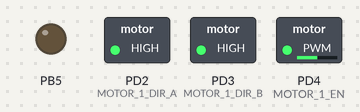
A program run on a simulated ATmega32, built with avr-gcc and emulated at 16 MHz. Shown: switched loads named in the program (green lamp = pin HIGH), output pins drawn as LEDs (lit = HIGH).

Above: at 0.05 s.
At 6.0 s:
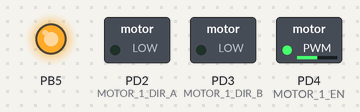
Timing chart, 0 to 7.0 s (numbered marks = the images above):
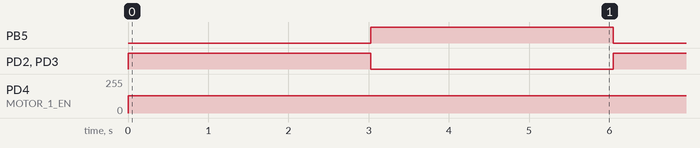

Measured:
- by itself, PB5, PD2 (MOTOR_1_DIR_A), PD3 (MOTOR_1_DIR_B): alternates HIGH for 3.0 s and LOW for 3.0 s
- by itself, PD4 (MOTOR_1_EN): 0/255 → 128/255 at 0.00 s

The program:

main.c
```c
/*
 * main.c
 *
 * Created: 2/20/2019 6:29:09 PM
 *  Author: AVE-LAP-016
 */
/*
 * Avelabs_Project.c
 *
 * Created: 2/13/2019 10:53:23 AM
 * Author : AVE-LAP-016
 */

#define F_CPU 16000000u

#include "includes/types.h"
#include "includes/bitwiseOperations.h"
#include "includes/DIO.h"
#include "includes/timer.h"
#include "includes/motor.h"
//#include <avr/interrupt.h>
uint8 motor_dir = CLOCKWISE ;

int main(void)
{
	timer0_init(CTC_MODE,256,SET_MODE);
	DIO_SetPinDirection(PINB5,OUTPUT);
	DIO_WritePin(PINB5,ON);
	init_DC_Motor_1(PHASE_PWM_MODE);
   //init_DC_Motor_1(FAST_PWM_MODE);
   //init_DC_Motor_2(PHASE_PWM_MODE);
   //init_DC_Motor_2(FAST_PWM_MODE);


	while (1)
	{
        DIO_WritePin(PINB5,OFF);
        stop_motor_1();
        timer0_delay_ms(3000);
        change_motor_1_dir();
		DIO_WritePin(PINB5,ON);
	    timer0_delay_ms(3000);

	}
	return 0 ;
}
```

motor.c
```c
/*
 * motor.c
 *
 * Created: 2/21/2019 11:34:29 AM
 *  Author: AVE-LAP-016
 */
#include "../includes/motor.h"
void init_DC_Motor_1(uint8 pwm_mode)
{
	_ICR1H = 0xEF ;
	_ICR1L = 0xEF ;
	OCR_MOTOR_1_H = 0x7F ;
	OCR_MOTOR_1_L = 0x7F ;

	timer1_init(pwm_mode,NO_PRESCALER,SET_MODE,COMPARE_B);

	DIO_SetPinDirection(MOTOR_1_EN,OUTPUT);
	DIO_SetPinDirection(MOTOR_1_DIR_A,OUTPUT);
	DIO_SetPinDirection(MOTOR_1_DIR_B,OUTPUT);
	DIO_WritePin(MOTOR_1_DIR_A,OFF);
	DIO_WritePin(MOTOR_1_DIR_B,ON);
	DIO_WritePin(MOTOR_1_EN,OFF);

}
void init_DC_Motor_2(uint8 pwm_mode)
{
	_ICR1H = 0xEF ;
	_ICR1L = 0xEF ;
	OCR_MOTOR_2_H = 0x7F ;
	OCR_MOTOR_2_L = 0x7F ;

	timer1_init(pwm_mode,NO_PRESCALER,SET_MODE,COMPARE_A);

	DIO_SetPinDirection(MOTOR_2_EN,OUTPUT);
	DIO_SetPinDirection(MOTOR_2_DIR_A,OUTPUT);
	DIO_SetPinDirection(MOTOR_2_DIR_B,OUTPUT);
	DIO_WritePin(MOTOR_2_DIR_A,OFF);
	DIO_WritePin(MOTOR_2_DIR_B,ON);
	DIO_WritePin(MOTOR_2_EN,OFF);

}
void change_motor_1_dir(void)
{
	DIO_TogglePin(MOTOR_1_DIR_A);
	DIO_TogglePin(MOTOR_1_DIR_B);
}
void stop_motor_1(void)
{
	DIO_WritePin(MOTOR_1_DIR_A,ON);
	DIO_WritePin(MOTOR_1_DIR_B,ON);
}
void enable_motor_1(void)
{
	DIO_WritePin(MOTOR_1_DIR_A,ON);
	DIO_WritePin(MOTOR_1_DIR_B,OFF);
	DIO_WritePin(MOTOR_1_EN,ON);
}
void change_motor_2_dir(void)
{
	DIO_TogglePin(MOTOR_2_DIR_A);
	DIO_TogglePin(MOTOR_2_DIR_B);
}
void stop_motor_2(void)
{
	DIO_WritePin(MOTOR_2_DIR_A,ON);
	DIO_WritePin(MOTOR_2_DIR_B,ON);
}
void enable_motor_2(void)
{
	DIO_WritePin(MOTOR_2_DIR_A,ON);
	DIO_WritePin(MOTOR_2_DIR_B,OFF);
	DIO_WritePin(MOTOR_2_EN,ON);
}
```

timer.c
```c
/*
 * timer.c
 *
 * Created: 2/14/2019 9:28:36 AM
 *  Author: AVE-LAP-016
 */
#include "../includes/timer.h"

void timer0_init(uint8 mode,uint16 prescaler,uint8 compare_mode)
{
	switch(prescaler)
	{
	  case NO_PRESCALER :
	         Set_Bit(_TCCR0,_CS00);
		     Clear_Bit(_TCCR0,_CS01);
			 Clear_Bit(_TCCR0,_CS02);
			 break;
	  case 8 :
	         Clear_Bit(_TCCR0,_CS00);
		     Set_Bit(_TCCR0,_CS01);
			 Clear_Bit(_TCCR0,_CS02);
	         break;
	  case 64 :
	         Set_Bit(_TCCR0,_CS00);
	         Set_Bit(_TCCR0,_CS01);
	         Clear_Bit(_TCCR0,_CS02);
	         break;
	  case 256 :
	         Clear_Bit(_TCCR0,_CS00);
	         Clear_Bit(_TCCR0,_CS01);
	         Set_Bit(_TCCR0,_CS02);
	         break;
	  case 1024 :
	         Set_Bit(_TCCR0,_CS00);
	         Clear_Bit(_TCCR0,_CS01);
	         Set_Bit(_TCCR0,_CS02);
	         break;
	  default:
	         Set_Bit(_TCCR0,_CS00);
	         Clear_Bit(_TCCR0,_CS01);
	         Clear_Bit(_TCCR0,_CS02);
	         break;
    }
	switch(mode)
	{
	  case NORMAL_MODE :
	              _TCNT0 = 0 ;
				  Clear_Bit(_TCCR0,_WGM01);
				  Clear_Bit(_TCCR0,_WGM00);
	              break;

      case PHASE_PWM_MODE :
				  _TCNT0 = 0 ;
				  _OCR0 = 0xFF ;
				  Set_Bit(_TCCR0,_WGM00);
				  Clear_Bit(_TCCR0,_WGM01);
				  Set_Bit(_TIFR,_OCF0);
				  break;

      case CTC_MODE :
	              _TCNT0 = 0 ;
				 // _OCR0 = 0xFF ;
				  Clear_Bit(_TCCR0,_WGM00);
				  Set_Bit(_TCCR0,_WGM01);
				  Set_Bit(_TIFR,_OCF0);
                  break;

	  case FAST_PWM_MODE :
	              _TCNT0 = 0 ;
				  _OCR0 = 0xFF ;
				  Set_Bit(_TCCR0,_WGM00);
				  Set_Bit(_TCCR0,_WGM01);
				  Set_Bit(_TIFR,_OCF0);
	              break;
	}

	switch(compare_mode)
	{
		case NORMAL_MODE :
		        _TCCR0 &= ~((1<<_COM00)|(1<<_COM01));
				break;
	    case TOGGLE_MODE :
	            _TCCR0 |=  (1<<_COM00);
				_TCCR0 &= ~(1<<_COM01);
	            break;
	    case CLEAR_MODE :
                _TCCR0 &= ~(1<<_COM00);
                _TCCR0 |=  (1<<_COM01);
	            break;
		case SET_MODE :
	            _TCCR0 |= ((1<<_COM00)|(1<<_COM01));
	            break;
	}
	Set_Bit(_TIMSK,_OCIE0);
}
void timer1_init(uint8 mode,uint16 prescaler,uint8 compare_mode,uint8 compare_pin)
{
	if ( compare_pin == COMPARE_A)
	{
		switch(compare_mode)
		{
			case NORMAL_MODE :
			Set_Bit(_TCCR1A,_COM1A0);
			Set_Bit(_TCCR1A,_COM1A1);
			break;
			case TOGGLE_MODE :
			Set_Bit(_TCCR1A,_COM1A0);
			Clear_Bit(_TCCR1A,_COM1A1);
			break;
			case CLEAR_MODE :
			Clear_Bit(_TCCR1A,_COM1A0);
			Set_Bit(_TCCR1A,_COM1A1);
			break;
			case SET_MODE :
			Set_Bit(_TCCR1A,_COM1A0);
			Set_Bit(_TCCR1A,_COM1A1);
			break;
		}
	}
	else if (compare_pin == COMPARE_B)
	{
		switch(compare_mode)
		{
		 case NORMAL_MODE :
			Set_Bit(_TCCR1A,_COM1B0);
			Set_Bit(_TCCR1A,_COM1B1);
			break;
		 case TOGGLE_MODE :
			Set_Bit(_TCCR1A,_COM1B0);
			Clear_Bit(_TCCR1A,_COM1B1);
			break;
		 case CLEAR_MODE :
			Clear_Bit(_TCCR1A,_COM1B0);
			Set_Bit(_TCCR1A,_COM1B1);
			break;
		 case SET_MODE :
			Set_Bit(_TCCR1A,_COM1B0);
			Set_Bit(_TCCR1A,_COM1B1);
			break;
		}
	}

	switch(prescaler)
	{
	 case NO_PRESCALER :
		Set_Bit(_TCCR1B,_CS10);
		Clear_Bit(_TCCR1B,_CS11);
		Clear_Bit(_TCCR1B,_CS12);
		break;
	 case 8 :
		Clear_Bit(_TCCR1B,_CS10);
		Set_Bit(_TCCR1B,_CS11);
		Clear_Bit(_TCCR1B,_CS12);
		break;
	 case 64 :
		Set_Bit(_TCCR1B,_CS10);
		Set_Bit(_TCCR1B,_CS11);
		Clear_Bit(_TCCR1B,_CS12);
		break;
	 case 256 :
		Clear_Bit(_TCCR1B,_CS10);
		Clear_Bit(_TCCR1B,_CS11);
		Set_Bit(_TCCR1B,_CS12);
		break;
	 case 1024 :
		Set_Bit(_TCCR1B,_CS10);
		Clear_Bit(_TCCR1B,_CS11);
		Set_Bit(_TCCR1B,_CS12);
		break;
	 default:
		Set_Bit(_TCCR1B,_CS10);
		Clear_Bit(_TCCR1B,_CS11);
		Clear_Bit(_TCCR1B,_CS12);
		break;

	}
	switch(mode)
	{
	 case NORMAL_MODE :
		_TCNT1 = 0 ;
		Clear_Bit(_TCCR1A,_WGM10);
		Clear_Bit(_TCCR1A,_WGM11);
		Clear_Bit(_TCCR1B,_WGM12);
		Clear_Bit(_TCCR1B,_WGM13);
		break;

	 case PHASE_PWM_MODE :
		_ICR1H = 0xFF ;
		_ICR1L = 0xFF ;
		Clear_Bit(_TCCR1A,_WGM10);
		Set_Bit(_TCCR1A,_WGM11);
		Clear_Bit(_TCCR1B,_WGM12);
		Set_Bit(_TCCR1B,_WGM13);

		break;

	 case CTC_MODE :
		_ICR1H = 0xFF ;
		_ICR1L = 0xFF ;
		Clear_Bit(_TCCR1A,_WGM10);
		Clear_Bit(_TCCR1A,_WGM11);
		Set_Bit(_TCCR1B,_WGM12);
		Set_Bit(_TCCR1B,_WGM13);
		Set_Bit(_TIFR,_OCF1A);
		_OCR1AH = 0xFF ;
		_OCR1AL = 0xFF ;
		break;

	 case FAST_PWM_MODE :
		_ICR1H = 0xFF ;
		_ICR1L = 0xFF ;
		Clear_Bit(_TCCR1A,_WGM10);
		Set_Bit(_TCCR1A,_WGM11);
		Set_Bit(_TCCR1B,_WGM12);
		Set_Bit(_TCCR1B,_WGM13);
		break;
	}

	Set_Bit(_TIMSK,_OCIE1A);
	Set_Bit(_TIMSK,_OCIE1B);
}

void timer0_delay_ms(uint32 n)
{
	_TCNT0 = 0 ;
	_OCR0 = 62 ;
	for (uint16 i = 0 ; i < n ; i++)
	{
	  // count one millisecond
      while(Get_Bit(_TIFR,_OCF0) == 0 );
      // clear the OC flag to be ready for another millisecond
	  Set_Bit(_TIFR,_OCF0);
	}
}
```

bitwiseOperations.h
```c
/*
 * bitwiseOperations.h
 *
 * Created: 2/13/2019 11:37:54 AM
 *  Author: AVE-LAP-016
 */


#ifndef BITWISEOPERATIONS_H_
#define BITWISEOPERATIONS_H_
#include "types.h"

#define Set_Bit(Register,Bit)    ( Register |= (uint8)(1<<Bit) )
#define Clear_Bit(Register,Bit)  (Register &= ~(uint8)(1<<Bit))
#define Get_Bit(Register,Bit)    ( (uint8)(Register & (uint8)(1<<Bit)) >> Bit )
#define Toggle_Bit(Register,Bit) (Register ^= (uint8)(1<<Bit))


#endif /* BITWISEOPERATIONS_H_ */
```

motor.h
```c
/*
 * motor.h
 *
 * Created: 2/21/2019 11:35:13 AM
 *  Author: AVE-LAP-016
 */


#ifndef MOTOR_H_
#define MOTOR_H_

#include "../includes/timer.h"
#include "../includes/motors_config.h"


void init_DC_Motor_1(uint8 pwm_mode);
void init_DC_Motor_2(uint8 pwm_mode);
void change_motor_1_dir(void);
void stop_motor_1(void);
void enable_motor_1(void);
void change_motor_2_dir(void);
void stop_motor_2(void);
void enable_motor_2(void);


#endif /* MOTOR_H_ */
```

timer.h
```c
/*
 * timer.h
 *
 * Created: 2/14/2019 9:29:02 AM
 *  Author: AVE-LAP-016
 */


#ifndef TIMER_H_
#define TIMER_H_
#include "../includes/types.h"
#include "../includes/bitwiseOperations.h"
#include "../includes/DIO.h"
#include "../includes/timer_config.h"


void timer0_init(uint8 mode,uint16 prescaler,uint8 compare_mode);
void timer1_init(uint8 mode,uint16 prescaler,uint8 compare_mode,uint8 compare_pin);
void timer0_delay_ms(uint32 n);

#endif /* TIMER_H_ */
```

types.h
```c
/*
 * types.h
 *
 * Created: 2/13/2019 10:54:00 AM
 *  Author: AVE-LAP-016
 */


#ifndef TYPES_H_
#define TYPES_H_
/* variable types */
typedef unsigned char uint8 ;
typedef char sint8 ;
typedef unsigned short uint16 ;
typedef signed short sint16 ;
typedef unsigned long uint32 ;
typedef signed long sint32 ;
typedef unsigned long long uint64 ;
typedef signed long long sint64 ;
/* pointer types */
typedef uint8* ptru8 ; //uint8*
typedef sint8* ptrs8 ;
typedef unsigned short* ptru16 ;
typedef signed short* ptrs16 ;
typedef unsigned long* ptru32 ;
typedef signed long* ptrs32 ;
typedef unsigned long long* ptru64 ;
typedef signed long long* ptrs64 ;


#endif /* TYPES_H_ */
```

motors_config.h
```c
/*
 * motors_config.h
 *
 * Created: 2/22/2019 10:54:56 PM
 *  Author: AVE-LAP-016
 */


#ifndef MOTORS_CONFIG_H_
#define MOTORS_CONFIG_H_

#define MOTOR_1_EN  _OC1B
#define MOTOR_2_EN  _OC1A
#define MOTOR_1_DIR_A  PIND_2
#define MOTOR_1_DIR_B  PIND_3
#define MOTOR_2_DIR_A  PIND_6
#define MOTOR_2_DIR_B  PIND_7
#define CLOCKWISE 0
#define ANTI_CLOCKWISE 1
#define OCR_MOTOR_1_H _OCR1BH
#define OCR_MOTOR_1_L _OCR1BL
#define OCR_MOTOR_2_H _OCR1AH
#define OCR_MOTOR_2_L _OCR1AL
#define MOTOR_1_FREQ


#endif /* MOTORS_CONFIG_H_ */
```

timer_config.h
```c
/*
 * timer_config.h
 *
 * Created: 2/22/2019 9:55:28 PM
 *  Author: AVE-LAP-016
 */


#ifndef TIMER_CONFIG_H_
#define TIMER_CONFIG_H_

#define NORMAL_MODE 0
#define CTC_MODE 1
#define FAST_PWM_MODE 2
#define PHASE_PWM_MODE 3
#define NO_PRESCALER 0
/////////////////////////
/*COMPARE MODES */
#define TOGGLE_MODE 1
#define SET_MODE 2
#define CLEAR_MODE 3


#define _TCCR0 *((volatile uint8*) (0x53))
#define _OCF0 1
#define _CS00 0
#define _CS01 1
#define _CS02 2
#define _WGM01 3
#define _WGM00 0
#define _COM00 4
#define _COM01 5

#define _TCNT0 *((volatile uint8*) (0x52))
#define _OCR0  *((volatile uint8*) (0x5C))
#define _TIFR  *((volatile uint8*) (0x58))

#define ONE_SECOND 1000 // 1000 milliseconds
#define _TIMSK *((volatile uint8*) (0x59))
#define _SREG *((volatile uint8*) (0x5F))
#define _IBIT 7
#define _OCIE0 1
#define _GIFR *((volatile uint8*) (0x5A))
#define _GICR *((volatile uint8*) (0x5B))
#define _MCUCSR *((volatile uint8*) (0x54))
#define _INTF2 5
#define _INT2 5
#define _ISC2 6

#define COMPARE_A 0
#define COMPARE_B 1
#define _TCNT1  *((volatile uint8*) (0x2C))
#define _TCCR1A *((volatile uint8*) (0x4F))
#define _WGM10 0
#define _WGM11 1
#define _FOC1B 2
#define _FOC1A 3
#define _COM1B0 4
#define _COM1B1 5
#define _COM1A0 6
#define _COM1A1 7

#define _TCCR1B *((volatile uint8*) (0x4E))
#define _CS10 0
#define _CS11 1
#define _CS12 2
#define _WGM12 3
#define _WGM13 4


#define _ICR1H  *((volatile uint8*) (0x47))
#define _ICR1L  *((volatile uint8*) (0x46))
#define _OCR1AH *((volatile uint8*) (0x4B))
#define _OCR1AL *((volatile uint8*) (0x4A))
#define _OCR1BH *((volatile uint8*) (0x49))
#define _OCR1BL *((volatile uint8*) (0x48))
#define _OCIE1A 4
#define _OCIE1B 3
#define _OCF1A 4
#define _OCF1B 3
#define _OC1A PIND_5
#define _OC1B PIND_4


#endif /* TIMER_CONFIG_H_ */
```

DIO.c
```c
/*
 * memory_mapped_registers.c
 *
 * Created: 2/13/2019 3:19:57 PM
 *  Author: AVE-LAP-016
 */
#include "../includes/DIO.h"

void DIO_WritePin(uint8 PinNum,uint8 PinValue){
	if(PinValue == 0)
	{
		if( (PinNum >= 0) && (PinNum <= 7)){
			Clear_Bit(PORTA,(PinNum%8));
		}
		else if( (PinNum >= 8) && (PinNum <= 15)){
			Clear_Bit(PORTB,(PinNum%8));
		}
		else if( (PinNum >= 16) && (PinNum <= 23)){
			Clear_Bit(PORTC,(PinNum%8));
		}
		else if( (PinNum >=24) && (PinNum <= 31)) {
			Clear_Bit(PORTD,(PinNum%8));
		}
	}
	if(PinValue == 1)
	{
		if( (PinNum >= 0) && (PinNum <= 7)){
			Set_Bit(PORTA,(PinNum%8));
		}
		else if( (PinNum >= 8) && (PinNum <= 15)){
			Set_Bit(PORTB,(PinNum%8));
		}
		else if( (PinNum >= 16) && (PinNum <= 23)){
			Set_Bit(PORTC,(PinNum%8));
		}
		else if( (PinNum >=24) && (PinNum <= 31)) {
			Set_Bit(PORTD,(PinNum%8));
		}
	}
}
void DIO_TogglePin(uint8 PinNum){

		if( (PinNum >= 0) && (PinNum <= 7)){
			Toggle_Bit(PORTA,(PinNum%8));
		}
		else if( (PinNum >= 8) && (PinNum <= 15)){
			Toggle_Bit(PORTB,(PinNum%8));
		}
		else if( (PinNum >= 16) && (PinNum <= 23)){
			Toggle_Bit(PORTC,(PinNum%8));
		}
		else if( (PinNum >=24) && (PinNum <= 31)) {
			Toggle_Bit(PORTD,(PinNum%8));
		}

}
uint8 DIO_ReadPin(uint8 PinNum){
	uint8 bit_status = 0 ;
	if( (PinNum >= 0) && (PinNum <= 7)){
	      bit_status = Get_Bit(PINA,(PinNum%8));
	}
	else if( (PinNum >= 8) && (PinNum <= 15)){
		bit_status = Get_Bit(PINB,(PinNum%8));
	}
	else if( (PinNum >= 16) && (PinNum <= 23) ){
		bit_status = Get_Bit(PINC,(PinNum%8));
	}
	else if( (PinNum >=24) && (PinNum <= 31)) {
		bit_status = Get_Bit(PIND,(PinNum%8));
	}
	else
	bit_status = 0 ;

	return bit_status ;

}
void DIO_SetPinDirection(uint8 PinNum,uint8 PinDirection){
	if(PinDirection == 0)
	{
		if( (PinNum >= 0) && (PinNum <= 7)){
			Clear_Bit(DDRA,(PinNum%8));
		}
		else if( (PinNum >= 8) && (PinNum <= 15)){
			Clear_Bit(DDRB,(PinNum%8));
		}
		else if( (PinNum >= 16) && (PinNum <= 23)){
			Clear_Bit(DDRC,(PinNum%8));
		}
		else if( (PinNum >=24) && (PinNum <= 31)) {
			Clear_Bit(DDRD,(PinNum%8));
		}
	}
	if(PinDirection == 1)
	{
		if( (PinNum >= 0) && (PinNum <= 7)){
			Set_Bit(DDRA,(PinNum%8));
		}
		else if( (PinNum >= 8) && (PinNum <= 15)){
			Set_Bit(DDRB,(PinNum%8));
		}
		else if( (PinNum >= 16) && (PinNum <= 23)){
			Set_Bit(DDRC,(PinNum%8));
		}
		else if( (PinNum >=24) && (PinNum <= 31)) {
			Set_Bit(DDRD,(PinNum%8));
		}
	}
}
```

DIO.h
```c
/*
 * DIO.h
 *
 * Created: 2/13/2019 3:09:01 PM
 *  Author: AVE-LAP-016
 */


#ifndef MEMORY_MAPPED_REGISTERS_H_
#define MEMORY_MAPPED_REGISTERS_H_
#include "../includes/types.h"
#include "../includes/bitwiseOperations.h"
#include "../includes/DIO_Config.h"
#define INPUT 0
#define OUTPUT 1
#define OFF 0
#define ON 1
#define LOW 0
#define HIGH 1

#define PINA *((volatile uint8*) (0x39))
#define PINB *((volatile uint8*) (0x36))
#define PINC *((volatile uint8*) (0x33))
#define PIND *((volatile uint8*) (0x30))

#define DDRA *((volatile uint8*) (0x3a))
#define DDRB *((volatile uint8*) (0x37))
#define DDRC *((volatile uint8*) (0x34))
#define DDRD *((volatile uint8*) (0x31))

#define PORTA *((volatile uint8*) (0x3b))
#define PORTB *((volatile uint8*) (0x38))
#define PORTC *((volatile uint8*) (0x35))
#define PORTD *((volatile uint8*) (0x32))


void DIO_WritePin(uint8 PinNum,uint8 PinValue);
void DIO_TogglePin(uint8 PinNum);
uint8 DIO_ReadPin(uint8 PinNum);
void DIO_SetPinDirection(uint8 PinNum,uint8 PinDirection);


#endif /* MEMORY_MAPPED_REGISTERS_H_ */
```

DIO_Config.h
```c
/*
 * DIO_Config.h
 *
 * Created: 2/19/2019 10:01:29 AM
 *  Author: AVE-LAP-016
 */


#ifndef DIO_CONFIG_H_
#define DIO_CONFIG_H_

#define PINA_0 0
#define PINA_1 1
#define PINA2 2
#define PINA3 3
#define PINA4 4
#define PINA5 5
#define PINA6 6
#define PINA7 7

#define PINB0 8
#define PINB1 9
#define PINB2 10
#define PINB3 11
#define PINB4 12
#define PINB5 13
#define PINB6 14
#define PINB7 15

#define PINC0 16
#define PINC1 17
#define PINC2 18
#define PINC3 19
#define PINC4 20
#define PINC5 21
#define PINC6 22
#define PINC7 23

#define PIND_0 24
#define PIND_1 25
#define PIND_2 26
#define PIND_3 27
#define PIND_4 28
#define PIND_5 29
#define PIND_6 30
#define PIND_7 31

#define BUTTON_0 PINC4
#define BUTTON_1 PINB2


#endif /* DIO_CONFIG_H_ */
```
